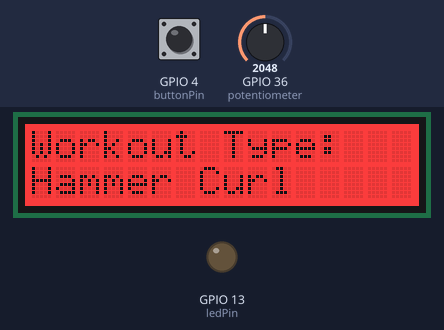
A sketch run on a simulated ESP32. On the bench: 16×2 character LCD, output pins drawn as LEDs (lit = HIGH). Dashed ring = blinking. The inputs (shaded band) are chosen by the test bench; at power-on: GPIO 36 (potentiometer) = 2048, GPIO 4 (buttonPin) LOW. WiFi joins after 1.5 s; servers stay silent unless stated; what the sketch prints to the serial monitor is not drawn.

Above: at 3.2 s.
3.3 s: GPIO 36 (potentiometer) set to 519
4.8 s: GPIO 36 (potentiometer) set to 467
At 5.6 s:
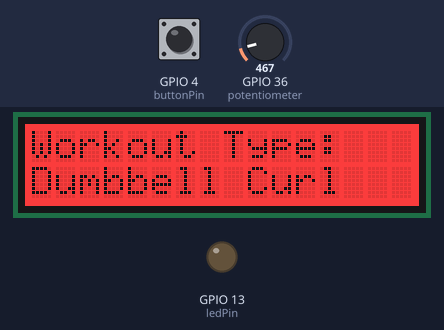
6.3 s: GPIO 4 (buttonPin) pulled HIGH for 1 s
At 6.48 s:
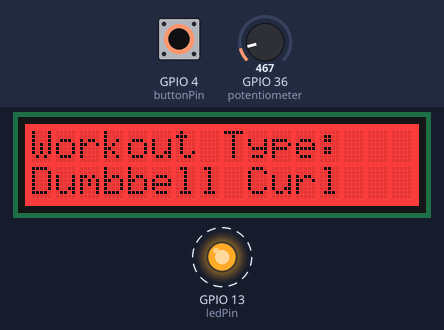
8.8 s: GPIO 4 (buttonPin) pulled HIGH for 0.15 s
At 9.6 s:
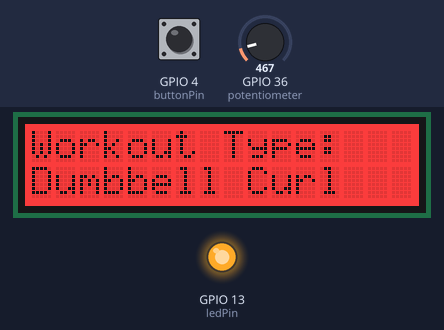
10.4 s: GPIO 36 (potentiometer) set to 540
At 11.2 s:
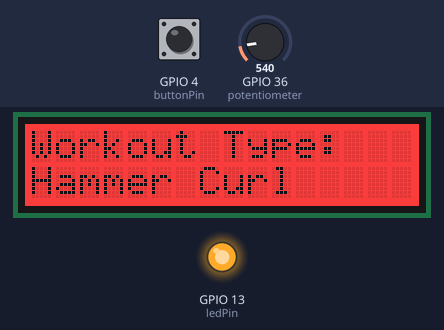
11.9 s: GPIO 36 (potentiometer) set to 491
At 12.3 s:
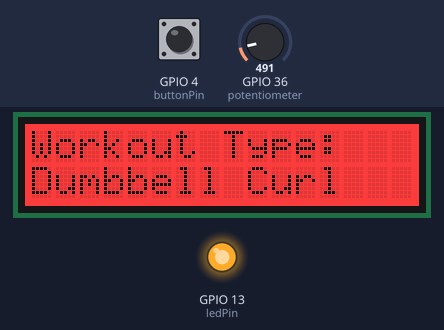
Timing chart, 0 to 14.4 s (numbered marks = the images above; inputs shaded):
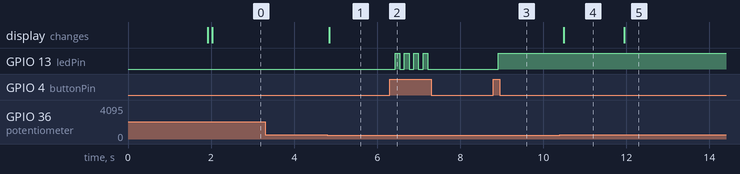

The sketch:

HelloWorld.ino
```cpp
#include <Wire.h>
#include "rgb_lcd.h"
#include <SPI.h>
#include <WiFi.h>

rgb_lcd lcd;

char ssid[] = "David"; //  your network SSID (name)
char pass[] = "hellohello";    // your network password (use for WPA, or use as key for WEP)
IPAddress server(172,20,10,7);
WiFiClient client;
int status = WL_IDLE_STATUS;

int keyIndex = 0;            // your network key Index number (needed only for WEP)
const int colorR = 255;
const int colorG = 0;
const int colorB = 0;
const int buttonPin = 4;     // the number of the pushbutton pin
const int ledPin =  13;      // the number of the LED pin
const int potentiometer = A0;
  String type = "";
// variables will change:
int buttonState = 0;         // variable for reading the pushbutton status
boolean pressed = false;
void setup()
{
  Serial.begin(9600);    // set the serial communication frequency at 9600 bits per sec


  while (status != WL_CONNECTED) {
    Serial.print("Attempting to connect to SSID: ");
    Serial.println(ssid);
    // Connect to WPA/WPA2 network. Change this line if using open or WEP network:
    status = WiFi.begin(ssid, pass);

  }
  Serial.println("Connected to wifi");
  printWifiStatus();

  Serial.println("\nStarting connection to server...");
  // if you get a connection, report back via serial:


  pinMode(potentiometer, INPUT);
  // set up the LCD's number of columns and rows:
  lcd.begin(16, 2);

  lcd.setRGB(colorR, colorG, colorB);

  // Print a message to the LCD.
   client.connect(server, 4000);

  // initialize the LED pin as an output:
  pinMode(ledPin, OUTPUT);
  // initialize the pushbutton pin as an input:
  pinMode(buttonPin, INPUT);
  lcd.print("Workout Type:");
  delay(100);

}

void loop()
{
  // set the cursor to column 0, line 1
  // (note: line 1 is the second row, since counting begins with 0):
  lcd.setCursor(0, 1);
  // print the number of seconds since reset:


  buttonState = digitalRead(buttonPin);
  int value = analogRead(potentiometer);

  if (value > 500) {
    type = "Hammer";
    lcd.print("Hammer Curl  ");
  }
  else {
    type = "Dumbbell";
    lcd.print("Dumbbell Curl");
  }
  // check if the pushbutton is pressed.
  // if it is, the buttonState is HIGH:
  if (buttonState == HIGH) {
    if (pressed) {
      digitalWrite(ledPin, HIGH);
      client.println(type + "Start");
    }
    else {

      client.println(type + "End");
      digitalWrite(ledPin, LOW);
    }
    pressed = !pressed;
  }
  else {
  }
  delay(100);


}

void printWifiStatus() {
  // print the SSID of the network you're attached to:
  Serial.print("SSID: ");
  Serial.println(WiFi.SSID());

  // print your WiFi shield's IP address:
  IPAddress ip = WiFi.localIP();
  Serial.print("IP Address: ");
  Serial.println(ip);

  // print the received signal strength:
  long rssi = WiFi.RSSI();
  Serial.print("signal strength (RSSI):");
  Serial.print(rssi);
  Serial.println(" dBm");
}

/*********************************************************************************************************
 * END FILE
 *********************************************************************************************************/
```

Measured:
- the behaviour switches between 501 and 500 on GPIO 36 (potentiometer) (found by bisection; images 0 and 1)
- after the input at 3.3 s, every drawn part: stays the same
- after the input at 4.8 s, the display: changes after 0.05 s (image 1)
- after the input at 6.3 s, GPIO 13 (ledPin): alternates HIGH for 0.11 s and LOW for 0.11 s, 8 changes in all, then stays LOW, starting after 0.13 s
- after the input at 8.8 s, GPIO 13 (ledPin): LOW → HIGH after 0.11 s
- after the input at 10.4 s, the display: changes after 0.09 s (image 4)
- after the input at 11.9 s, the display: changes after 0.05 s (image 5)
